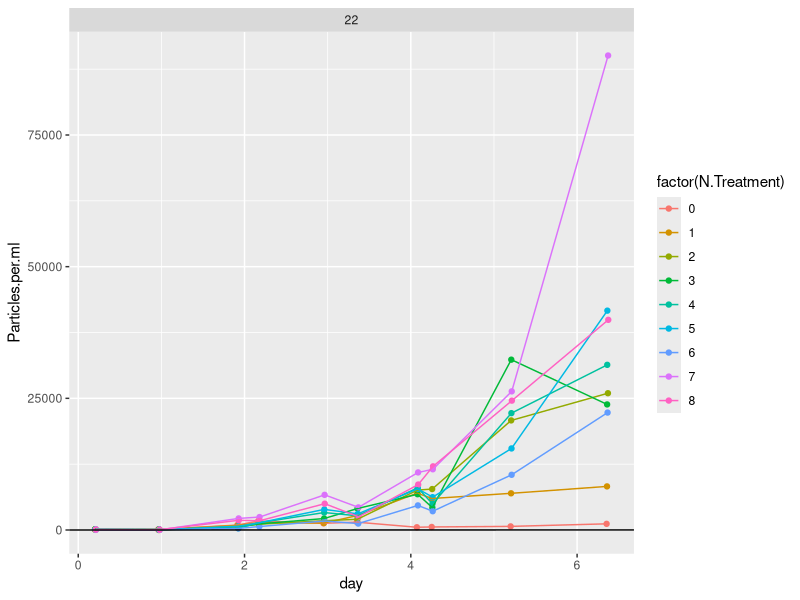
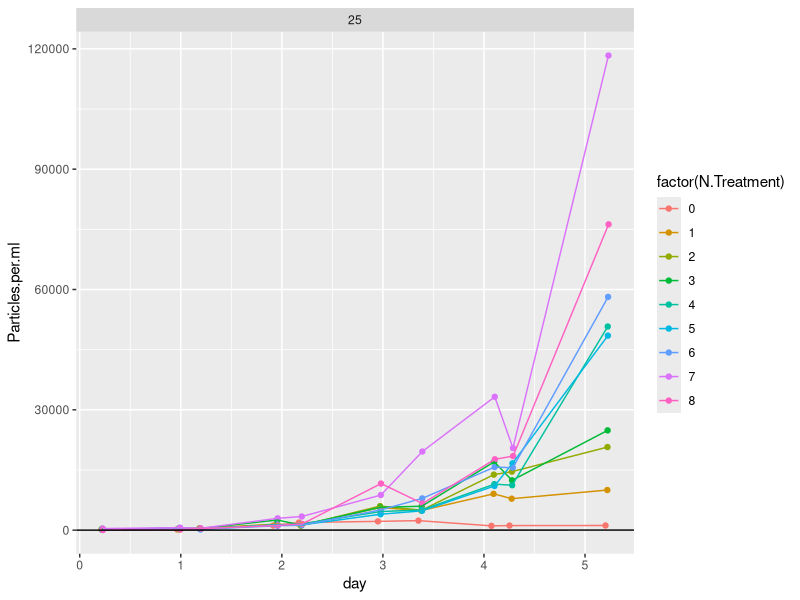
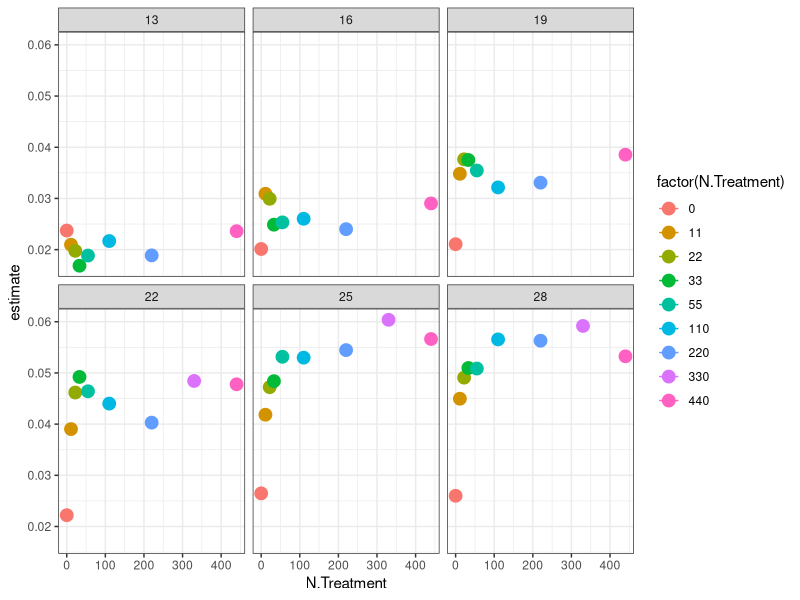
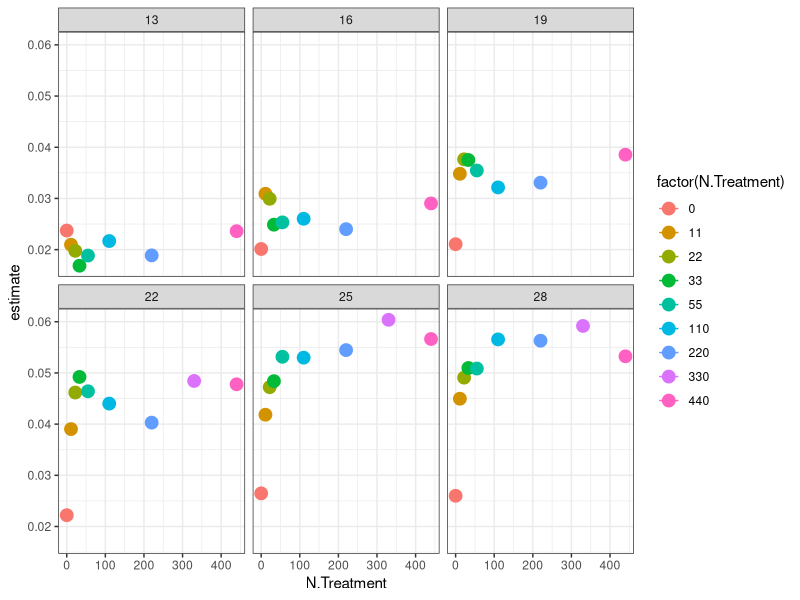

Write the R code that produced these figures, in order. (Note: this script raises an error after producing the figures.)
library(tidyverse)
library(broom)
library(minpack.lm)
library(purrr)
library(stringr)

AC <- read_csv("data/monod_data/AC_15_08_17.csv")

#plot raw data 
AC %>% 
  mutate(day = Hours.since.Innoc/24) %>% 
  filter(Temperature==22 ) %>% 
  #mutate(Particles.per.ml = log(Particles.per.ml)) %>% 
  ggplot(data = ., aes(x = day, y = Particles.per.ml, color = factor(N.Treatment))) + geom_point() +
  facet_wrap( ~ Temperature, scales = "free") + geom_line() + geom_abline(slope = 1, intercept = 5)


#filter out data where K seems to have been reaACed beyond the variability expected by noise (quite arbitrary)
ACfiltered<- AC %>% 
  mutate(day = Hours.since.Innoc/24) %>% 
  filter(  Temperature == 13 & N.Treatment == 8 & day<7|
           Temperature == 13 & N.Treatment == 7 & day<7|
           Temperature == 13 & N.Treatment == 6 & day<7| 
           Temperature == 13 & N.Treatment == 5 & day<7|
           Temperature == 13 & N.Treatment == 4 & day<7|
           Temperature == 13 & N.Treatment == 3 & day<7|
           Temperature == 13 & N.Treatment == 2 & day<7|
           Temperature == 13 & N.Treatment == 1 & day<7|
           Temperature == 13 & N.Treatment == 0 & day<7|
           Temperature == 16 & N.Treatment == 8 & day<8|
           Temperature == 16 & N.Treatment == 7 & day<8|
           Temperature == 16 & N.Treatment == 6 & day<8| 
           Temperature == 16 & N.Treatment == 5 & day<8|
           Temperature == 16 & N.Treatment == 4 & day<8|
           Temperature == 16 & N.Treatment == 3 & day<8|
           Temperature == 16 & N.Treatment == 2 & day<8|
           Temperature == 16 & N.Treatment == 1 & day<8|
           Temperature == 16 & N.Treatment == 0 & day<8|
           Temperature == 19 & N.Treatment == 8 & day<8|
           Temperature == 19 & N.Treatment == 7 & day<8|
           Temperature == 19 & N.Treatment == 6 & day<8| 
           Temperature == 19 & N.Treatment == 5 & day<8|
           Temperature == 19 & N.Treatment == 4 & day<8|
           Temperature == 19 & N.Treatment == 3 & day<8 |
           Temperature == 19 & N.Treatment == 2 & day<8 |
           Temperature == 19 & N.Treatment == 1 & day<8 |
           Temperature == 19 & N.Treatment == 0 & day<8 |
           Temperature == 22 & N.Treatment == 8 & day<6 |
           Temperature == 22 & N.Treatment == 7 & day<6 |
           Temperature == 22 & N.Treatment == 6 & day<6 | 
           Temperature == 22 & N.Treatment == 5 & day<6 |
           Temperature == 22 & N.Treatment == 4 & day<5.5 |
           Temperature == 22 & N.Treatment == 3 & day<5.5 |
           Temperature == 22 & N.Treatment == 2 & day<5.5 |
           Temperature == 22 & N.Treatment == 1 & day<5.5 |
           Temperature == 22 & N.Treatment == 0 & day<5.5 |
           Temperature == 25 & N.Treatment == 8 & day<6 |
           Temperature == 25 & N.Treatment == 7 & day<6 |
           Temperature == 25 & N.Treatment == 6 & day<6 | 
           Temperature == 25 & N.Treatment == 5 & day<6 |
           Temperature == 25 & N.Treatment == 4 & day<6 |
           Temperature == 25 & N.Treatment == 3 & day<6 |
           Temperature == 25 & N.Treatment == 2 & day<6 |
           Temperature == 25 & N.Treatment == 1 & day<6 |
           Temperature == 25 & N.Treatment == 0 & day<6 |
           Temperature == 28 & N.Treatment == 8 & day<6 |
           Temperature == 28 & N.Treatment == 7 & day<6 |
           Temperature == 28 & N.Treatment == 6 & day<6 | 
           Temperature == 28 & N.Treatment == 5 & day<6 |
           Temperature == 28 & N.Treatment == 4 & day<6 |
           Temperature == 28 & N.Treatment == 3 & day<6 |
           Temperature == 28 & N.Treatment == 2 & day<6 |
           Temperature == 28 & N.Treatment == 1 & day<6 |
           Temperature == 28 & N.Treatment == 0 & day<6  )


#plot filtered data
ACfiltered %>% 
  mutate(day = Hours.since.Innoc/24) %>% 
  filter(Temperature==25) %>% 
  #mutate(Particles.per.ml = log(Particles.per.ml)) %>% 
  ggplot(data = ., aes(x = day, y = Particles.per.ml, color = factor(N.Treatment))) + geom_point() +
  facet_wrap( ~ Temperature, scales = "free") + geom_line() + geom_abline(slope = 1, intercept = 5)


#take filtered data, add actual N concentrations, plot monod curves
ACfilteredN<- ACfiltered %>% 	
  mutate(N.Treatment = str_replace(N.Treatment, "1", "11")) %>%
  mutate(N.Treatment = str_replace(N.Treatment, "2", "22")) %>% 
  mutate(N.Treatment = str_replace(N.Treatment, "3", "33")) %>%
  mutate(N.Treatment = str_replace(N.Treatment, "4", "55")) %>%
  mutate(N.Treatment = str_replace(N.Treatment, "5", "110")) %>%
  mutate(N.Treatment = str_replace(N.Treatment, "6", "220")) %>%
  mutate(N.Treatment = str_replace(N.Treatment, "7", "330")) %>%
  mutate(N.Treatment = str_replace(N.Treatment, "8", "440")) %>%  
  mutate(N.Treatment = str_replace(N.Treatment, "1105", "55")) %>% 
  mutate(N.Treatment = as.numeric(N.Treatment))


ACfilteredN %>% 
  group_by(Temperature, N.Treatment) %>% 
  do(tidy(nls(Particles.per.ml ~ 75 * (1+a)^(Hours.since.Innoc),
              data= .,  start=list(a=0.01),
              control = nls.control(maxiter=100, minFactor=1/204800000)))) %>% 
  ungroup() %>% 
  ggplot(aes(x = N.Treatment, y = estimate, color = factor(N.Treatment))) + geom_point(size = 4) +
  geom_line() + theme_bw() + facet_wrap( ~ Temperature)
ggsave("figures/AC_monod_curves.png")

AC_r <- ACfilteredN %>% 
  group_by(Temperature, N.Treatment) %>% 
  do(tidy(nls(Particles.per.ml ~ 75 * (1+a)^(Hours.since.Innoc),
              data= .,  start=list(a=0.01),
              control = nls.control(maxiter=100, minFactor=1/204800000)))) 

write_ACv(AC_r, "data-processed/fitted_r_AC_from_2015.ACv")


ACfilteredN %>% 
  group_by(Temperature, N.Treatment) %>% 
  do(tidy(nls(Particles.per.ml ~ 75 * (1+a)^(Hours.since.Innoc),
              data= .,  start=list(a=0.01),
              control = nls.control(maxiter=100, minFactor=1/204800000)))) %>% 
  ggplot(aes(x = Temperature, y = estimate, color = factor(Temperature))) + geom_point(size = 4) +
  geom_line() + theme_bw() + facet_wrap( ~ N.Treatment)
ggsave("figures/AC_TPC_by_nitrate_curves.png")
